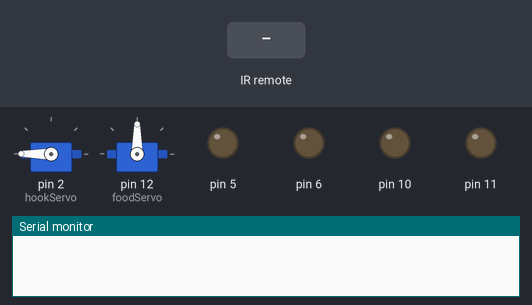
A sketch run on a simulated Arduino Uno, built with avr-gcc and run on an emulated ATmega328P. Shown: 2 × servo, output pins drawn as LEDs (lit = HIGH), the last lines printed to the serial monitor. The inputs (shaded band) are chosen by the test bench.

Above: at 1.2 s.
1.3 s: infrared code 0xFD08F7 received
At 2.7 s:
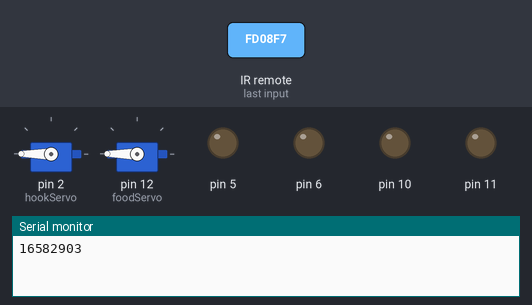
4.3 s: infrared code 0xFD8877 received
At 5.5 s:
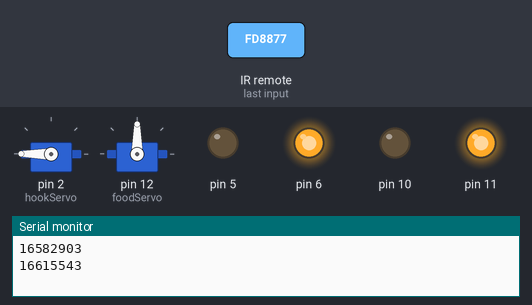
5.8 s: infrared code 0xFD48B7 received
At 7.5 s:
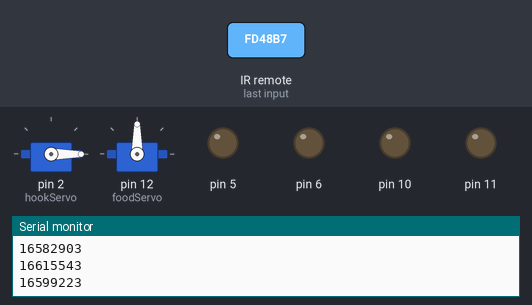
8.3 s: infrared code 0xFD28D7 received
At 8.8 s:
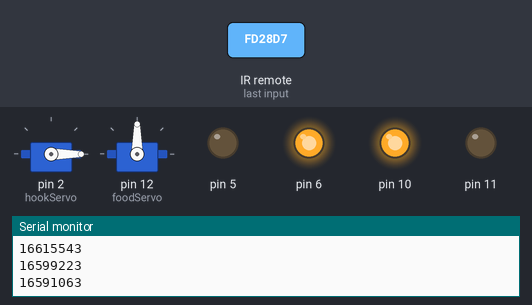
9.8 s: infrared code 0xFD6897 received
At 11.0 s:
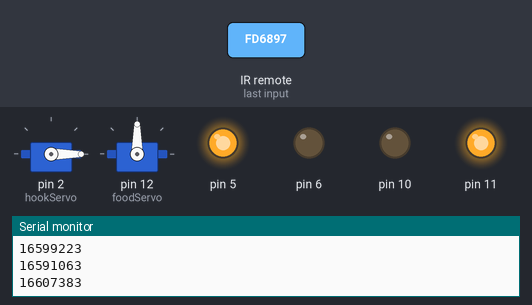
11.3 s: infrared code 0xFD9867 received
At 12.5 s:
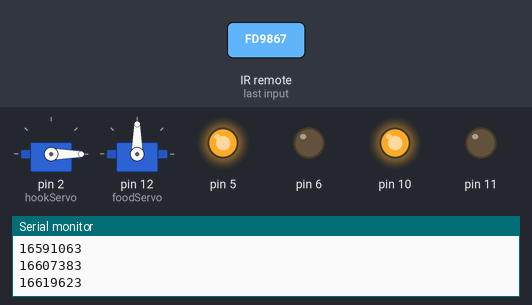
Timing chart, 0 to 13.8 s (numbered marks = the images above; inputs shaded):
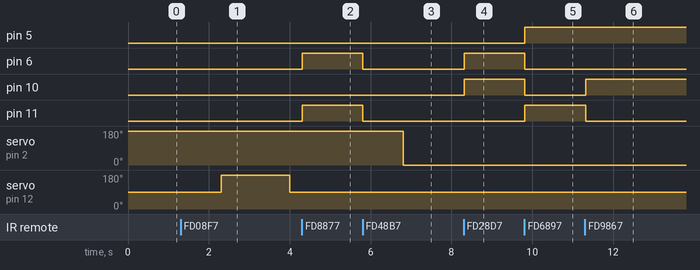

Measured:
- after the input at 1.3 s, servo on pin 12 (foodServo): 90° → 180° after 1.0 s, → 90° 1.7 s later
- after the input at 4.3 s, pin 6, pin 11: LOW → HIGH at once
- after the input at 5.8 s, pin 6, pin 11: HIGH → LOW at once; servo on pin 2 (hookServo): 180° → 0° after 1.0 s
- after the input at 8.3 s, pin 6, pin 10: LOW → HIGH at once
- after the input at 9.8 s, pin 5, pin 11: LOW → HIGH at once; pin 6, pin 10: HIGH → LOW at once
- after the input at 11.3 s, pin 10: LOW → HIGH at once; pin 11: HIGH → LOW at once

The sketch:

IRtest.ino
```cpp
#include <IRremote.h>
#include <Servo.h>

const int RECV_PIN = 7;
IRrecv irrecv(RECV_PIN);
decode_results results;
Servo foodServo;
Servo hookServo;
int state = 5;
bool unleashed = false;
int decode(long hex);

void setup(){
  Serial.begin(9600);
  irrecv.enableIRIn();
  irrecv.blink13(true);

  pinMode(10, OUTPUT);
  pinMode(11, OUTPUT);
  pinMode(5, OUTPUT);
  pinMode(6, OUTPUT);
  hookServo.attach(2);
  hookServo.write(180);
  foodServo.attach(12);
  foodServo.write(90);
}

void loop(){

  if (irrecv.decode(&results)){
    Serial.println(results.value);
        if(decode(results.value) != 0){
          state = decode(results.value);
        }

        irrecv.resume();
  }

  if(state == 5){
    digitalWrite(10, LOW);
    digitalWrite(11, LOW);
    digitalWrite(5, LOW);
    digitalWrite(6, LOW);
  } else if(state == 1){
    digitalWrite(10, LOW);
    digitalWrite(11, LOW);
    digitalWrite(5, LOW);
    digitalWrite(6, LOW);
    delay(1000);
    foodServo.write(180);
    delay(1700);
    foodServo.write(90);
    state = 5;
  } else if(state == 3){
    digitalWrite(10, LOW);
    digitalWrite(11, LOW);
    digitalWrite(5, LOW);
    digitalWrite(6, LOW);
    delay(1000);
    if(!unleashed){
      hookServo.write(0);
      unleashed = true;
      delay(500);
    } else {
      hookServo.write(180);
      unleashed = false;
      delay(500);
    }
    state = 5;
  } else if(state == 2){
    digitalWrite(10, LOW);
    digitalWrite(11, HIGH);
    digitalWrite(5, LOW);
    digitalWrite(6, HIGH);
  } else if(state == 6){
    digitalWrite(10, LOW);
    digitalWrite(11, HIGH);
    digitalWrite(5, HIGH);
    digitalWrite(6, LOW);
  } else if(state == 4){
    digitalWrite(10, HIGH);
    digitalWrite(11, LOW);
    digitalWrite(5, LOW);
    digitalWrite(6, HIGH);
  } else if(state == 8){
    digitalWrite(11, LOW);
    digitalWrite(10, HIGH);
    digitalWrite(6, LOW);
    digitalWrite(5, HIGH);
  }
  delay(50);
}

int decode(long hex){
  switch(hex){
    case 16582903:
      return 1;
    case 16615543:
      return 2;
    case 16599223:
      return 3;
    case 16591063:
      return 4;
    case 16623703:
      return 5;
    case 16607383:
      return 6;
    case 16619623:
      return 8;
    default:
      return 0;
  }
}
```
